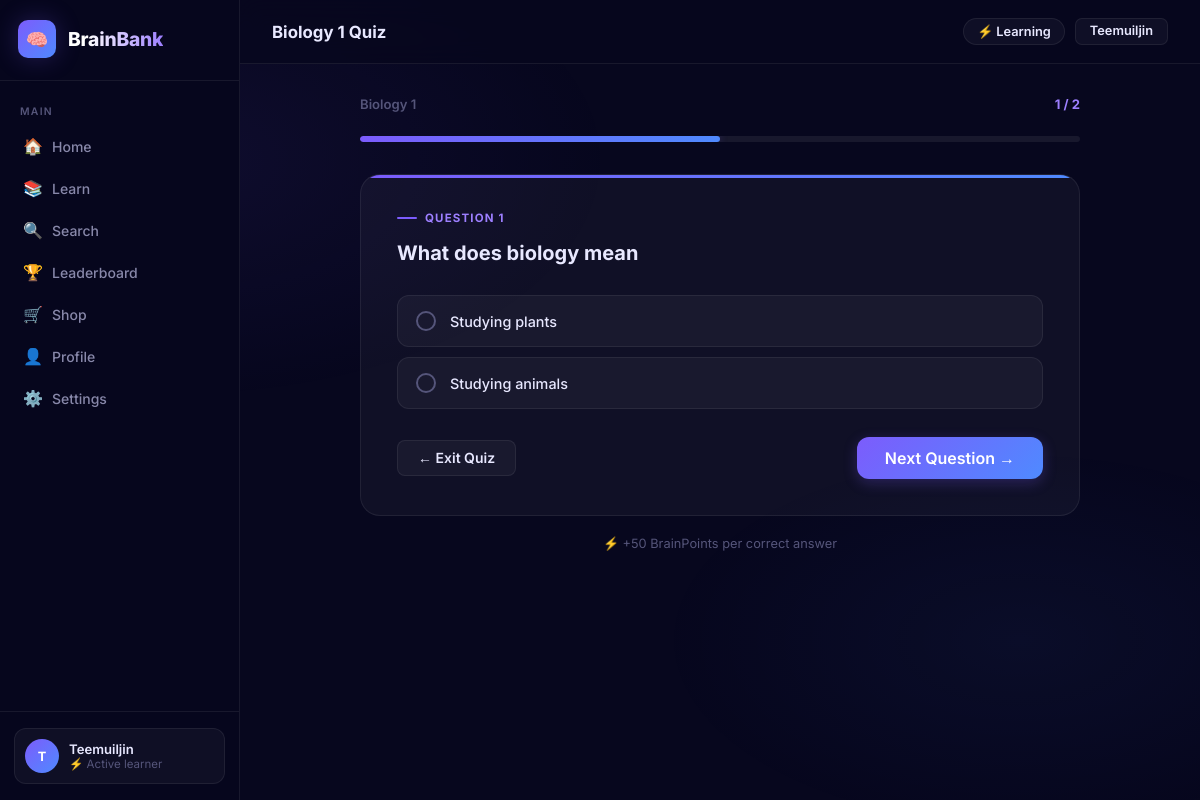
Page /quiz/4/1/ (signed in) on the earlier database version.
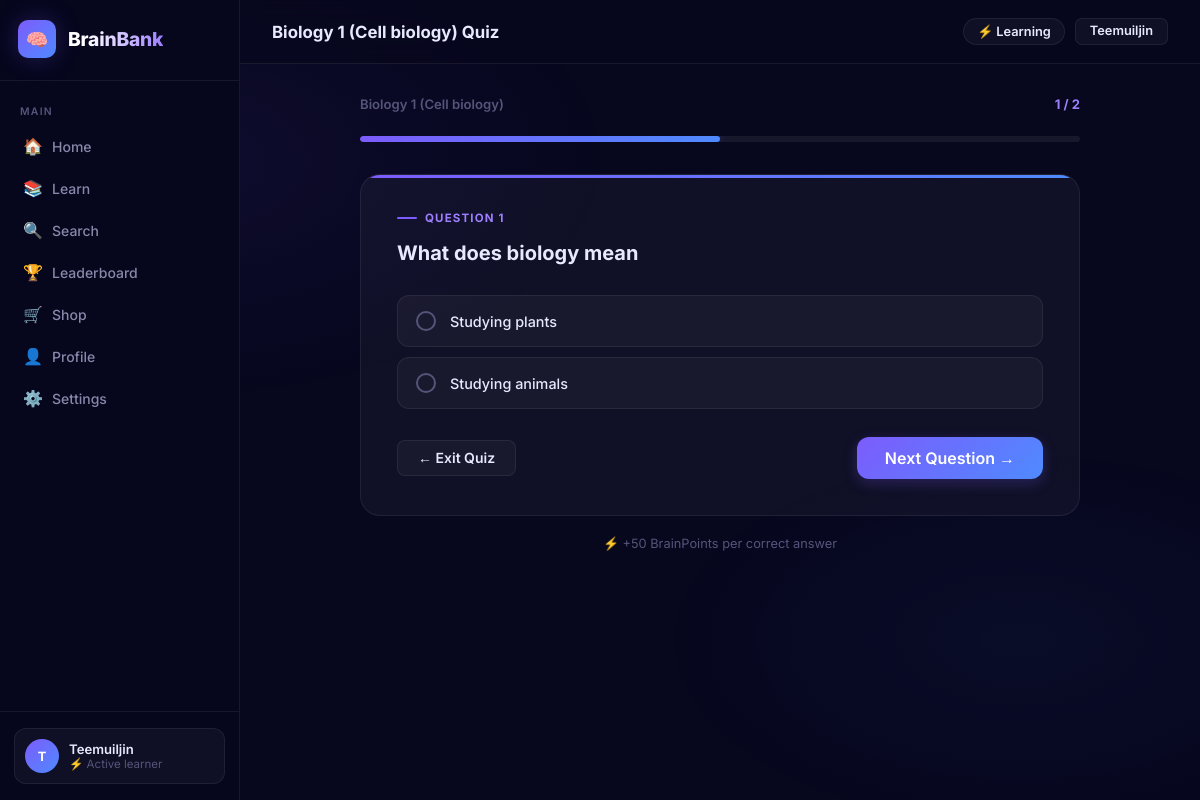
Same page on the later database version.
### courses/models.py (models this page shows, shortened)
class Course(models.Model):
    title = models.CharField(max_length=200)
    description = models.TextField()
    duration = models.IntegerField(help_text="Duration in minutes", default=30)
    level = models.CharField(max_length=50, choices=[
        ('Beginner', 'Beginner'),
        ('Intermediate', 'Intermediate'),
        ('Advanced', 'Advanced')
    ], default='Beginner')
    content = models.TextField(blank=True, null=True, help_text="Full HTML content for this course")

### courses/views.py (the view, shortened to what this page needs)
# urls.py: path('quiz/<int:course_id>/<int:question_number>/', views.quiz_view, name='quiz'),
@login_required
def quiz_view(request, course_id, question_number=1):
    course = get_object_or_404(Course.objects.select_related('quiz'), pk=course_id)
    quiz = get_object_or_404(Quiz.objects.prefetch_related('questions__options'), course=course)
    questions = quiz.questions.select_related().prefetch_related('options').order_by('id')
    total_questions = questions.count()
    points_per_correct = 50
    if 'score' not in request.session:
        request.session['score'] = 0
    question = questions[question_number - 1]
    return render(request, 'quiz.html', {
        'course': course,
        'quiz': quiz,
        'question': question,
        'current_question_number': question_number,
        'total_questions': total_questions,
        'player_profile': PlayerProfile.objects.get(user=request.user),
    })

### courses/context_processors.py (called while the page is built)
def active_effects(request):
    if request.user.is_authenticated:
        try:
            player_profile = PlayerProfile.objects.get(user=request.user)
            effects = []
            now = timezone.now()
            if player_profile.streak_freeze_count > 0:
                effects.append('❄️')
            if (player_profile.fired_up_streak_until and
                now < player_profile.fired_up_streak_until):
                effects.append('🔥')
            if (player_profile.experience_festival_until and
                now < player_profile.experience_festival_until):
                effects.append('🎉')
            return {'active_effects': effects}
        except PlayerProfile.DoesNotExist:
            pass
    return {'active_effects': []}

### courses/templates/quiz.html (shortened to what this page needs)
{% extends "base.html" %}
{% block page_title %}{{ course.title }} Quiz{% endblock %}
{% block content %}
<div class="quiz-layout">
    <div class="quiz-progress-header">
        <span class="quiz-progress-label">{{ course.title }}</span>
        <span class="quiz-progress-count">{{ current_question_number }} / {{ total_questions }}</span>
    </div>
    <div class="quiz-progress-bar">
        <div class="progress-track">
            <div class="progress-fill" style="width: {% widthratio current_question_number total_questions 100 %}%"></div>
        </div>
    </div>
    <div class="question-card">
        <div class="question-num">Question {{ current_question_number }}</div>
        <div class="question-text">{{ question.text }}</div>
        <form method="post">
            <div class="options-list">
                {% for option in question.options.all %}
                <label class="option-label" for="opt{{ option.id }}">
                    <span class="option-radio-box"></span>
                    {{ option.text }}
                </label>
                {% endfor %}
            </div>
            <div class="quiz-submit">
                <a href="{% url 'home' %}" class="btn btn-ghost">← Exit Quiz</a>
                <button type="submit" class="btn btn-primary btn-lg">
                    {% if current_question_number == total_questions %}
                        Finish Quiz ✓
                    {% else %}
                        Next Question →
                    {% endif %}
                </button>
            </div>
        </form>
    </div>
    <div style="text-align:center;font-size:0.8rem;color:var(--text-muted);">
        ⚡ +50 BrainPoints per correct answer
    </div>
</div>
{% endblock %}

Differences in the rows shown:
changed Course: title "Biology 1" → "Biology 1 (Cell biology)"
